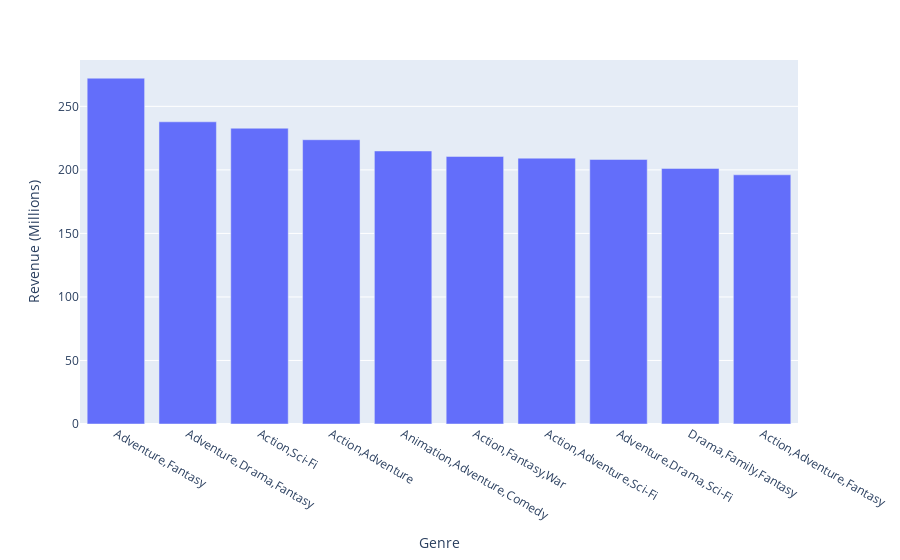

Write notebook code for a chart like this one.
### Code cell
fig = px.bar(top_genres, x='Genre', y='Revenue (Millions)')
fig.show()

### Figure 1 — Plotly figure (JSON) as saved in the notebook; plotly's stock layout.template omitted (floating-point values rounded to 4 significant figures)
{"data": [{"alignmentgroup": "True", "hovertemplate": "Genre=%{x}<br>Revenue (Millions)=%{y}<extra></extra>", "legendgroup": "", "marker": {"color": "#636efa"}, "name": "", "offsetgroup": "", "orientation": "v", "showlegend": false, "textposition": "auto", "type": "bar", "x": ["Adventure,Fantasy", "Adventure,Drama,Fantasy", "Action,Sci-Fi", "Action,Adventure", "Animation,Adventure,Comedy", "Action,Fantasy,War", "Action,Adventure,Sci-Fi", "Adventure,Drama,Sci-Fi", "Drama,Family,Fantasy", "Action,Adventure,Fantasy"], "xaxis": "x", "y": [272.2, 237.8, 232.8, 223.7, 214.9, 210.6, 209.2, 208.2, 201.2, 196.1], "yaxis": "y"}], "layout": {"barmode": "relative", "legend": {"tracegroupgap": 0}, "margin": {"t": 60}, "xaxis": {"anchor": "y", "domain": [0, 1], "title": {"text": "Genre"}}, "yaxis": {"anchor": "x", "domain": [0, 1], "title": {"text": "Revenue (Millions)"}}}}
